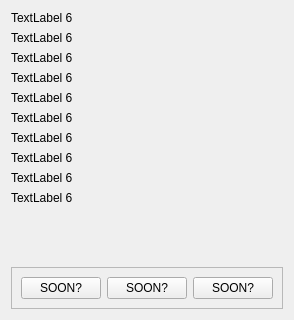
      <widget class="QWidget" name="page_2_quest2">
       <layout class="QVBoxLayout" name="verticalLayout_6">
        <item>
         <widget class="QLabel" name="label1_3">
          <property name="sizePolicy">
           <sizepolicy hsizetype="Preferred" vsizetype="Preferred">
            <horstretch>0</horstretch>
            <verstretch>0</verstretch>
           </sizepolicy>
          </property>
          <property name="autoFillBackground">
           <bool>false</bool>
          </property>
          <property name="frameShape">
           <enum>QFrame::NoFrame</enum>
          </property>
          <property name="midLineWidth">
           <number>-2</number>
          </property>
          <property name="text">
           <string>TextLabel 6</string>
          </property>
          <property name="alignment">
           <set>Qt::AlignLeading|Qt::AlignLeft|Qt::AlignTop</set>
          </property>
         </widget>
        </item>
        <item>
         <widget class="QLabel" name="label2_6">
          <property name="sizePolicy">
           <sizepolicy hsizetype="Preferred" vsizetype="Preferred">
            <horstretch>0</horstretch>
            <verstretch>0</verstretch>
           </sizepolicy>
          </property>
          <property name="autoFillBackground">
           <bool>false</bool>
          </property>
          <property name="frameShape">
           <enum>QFrame::NoFrame</enum>
          </property>
          <property name="midLineWidth">
           <number>-2</number>
          </property>
          <property name="text">
           <string>TextLabel 6</string>
          </property>
          <property name="alignment">
           <set>Qt::AlignLeading|Qt::AlignLeft|Qt::AlignTop</set>
          </property>
         </widget>
        </item>
        <item>
         <widget class="QLabel" name="label3_6">
          <property name="sizePolicy">
           <sizepolicy hsizetype="Preferred" vsizetype="Preferred">
            <horstretch>0</horstretch>
            <verstretch>0</verstretch>
           </sizepolicy>
          </property>
          <property name="autoFillBackground">
           <bool>false</bool>
          </property>
          <property name="frameShape">
           <enum>QFrame::NoFrame</enum>
          </property>
          <property name="midLineWidth">
           <number>-2</number>
          </property>
          <property name="text">
           <string>TextLabel 6</string>
          </property>
          <property name="alignment">
           <set>Qt::AlignLeading|Qt::AlignLeft|Qt::AlignTop</set>
          </property>
         </widget>
        </item>
        <item>
         <widget class="QLabel" name="label4_6">
          <property name="sizePolicy">
           <sizepolicy hsizetype="Preferred" vsizetype="Preferred">
            <horstretch>0</horstretch>
            <verstretch>0</verstretch>
           </sizepolicy>
          </property>
          <property name="autoFillBackground">
           <bool>false</bool>
          </property>
          <property name="frameShape">
           <enum>QFrame::NoFrame</enum>
          </property>
          <property name="midLineWidth">
           <number>-2</number>
          </property>
          <property name="text">
           <string>TextLabel 6</string>
          </property>
          <property name="alignment">
           <set>Qt::AlignLeading|Qt::AlignLeft|Qt::AlignTop</set>
          </property>
         </widget>
        </item>
        <item>
         <widget class="QLabel" name="label5_6">
          <property name="sizePolicy">
           <sizepolicy hsizetype="Preferred" vsizetype="Preferred">
            <horstretch>0</horstretch>
            <verstretch>0</verstretch>
           </sizepolicy>
          </property>
          <property name="autoFillBackground">
           <bool>false</bool>
          </property>
          <property name="frameShape">
           <enum>QFrame::NoFrame</enum>
          </property>
          <property name="midLineWidth">
           <number>-2</number>
          </property>
          <property name="text">
           <string>TextLabel 6</string>
          </property>
          <property name="alignment">
           <set>Qt::AlignLeading|Qt::AlignLeft|Qt::AlignTop</set>
          </property>
         </widget>
        </item>
        <item>
         <widget class="QLabel" name="label6_6">
          <property name="sizePolicy">
           <sizepolicy hsizetype="Preferred" vsizetype="Preferred">
            <horstretch>0</horstretch>
            <verstretch>0</verstretch>
           </sizepolicy>
          </property>
          <property name="autoFillBackground">
           <bool>false</bool>
          </property>
          <property name="frameShape">
           <enum>QFrame::NoFrame</enum>
          </property>
          <property name="midLineWidth">
           <number>-2</number>
          </property>
          <property name="text">
           <string>TextLabel 6</string>
          </property>
          <property name="alignment">
           <set>Qt::AlignLeading|Qt::AlignLeft|Qt::AlignTop</set>
          </property>
         </widget>
        </item>
        <item>
         <widget class="QLabel" name="label7_6">
          <property name="sizePolicy">
           <sizepolicy hsizetype="Preferred" vsizetype="Preferred">
            <horstretch>0</horstretch>
            <verstretch>0</verstretch>
           </sizepolicy>
          </property>
          <property name="autoFillBackground">
           <bool>false</bool>
          </property>
          <property name="frameShape">
           <enum>QFrame::NoFrame</enum>
          </property>
          <property name="midLineWidth">
           <number>-2</number>
          </property>
          <property name="text">
           <string>TextLabel 6</string>
          </property>
          <property name="alignment">
           <set>Qt::AlignLeading|Qt::AlignLeft|Qt::AlignTop</set>
          </property>
         </widget>
        </item>
        <item>
         <widget class="QLabel" name="label8_6">
          <property name="sizePolicy">
           <sizepolicy hsizetype="Preferred" vsizetype="Preferred">
            <horstretch>0</horstretch>
            <verstretch>0</verstretch>
           </sizepolicy>
          </property>
          <property name="autoFillBackground">
           <bool>false</bool>
          </property>
          <property name="frameShape">
           <enum>QFrame::NoFrame</enum>
          </property>
          <property name="midLineWidth">
           <number>-2</number>
          </property>
          <property name="text">
           <string>TextLabel 6</string>
          </property>
          <property name="alignment">
           <set>Qt::AlignLeading|Qt::AlignLeft|Qt::AlignTop</set>
          </property>
         </widget>
        </item>
        <item>
         <widget class="QLabel" name="label9_6">
          <property name="sizePolicy">
           <sizepolicy hsizetype="Preferred" vsizetype="Preferred">
            <horstretch>0</horstretch>
            <verstretch>0</verstretch>
           </sizepolicy>
          </property>
          <property name="autoFillBackground">
           <bool>false</bool>
          </property>
          <property name="frameShape">
           <enum>QFrame::NoFrame</enum>
          </property>
          <property name="midLineWidth">
           <number>-2</number>
          </property>
          <property name="text">
           <string>TextLabel 6</string>
          </property>
          <property name="alignment">
           <set>Qt::AlignLeading|Qt::AlignLeft|Qt::AlignTop</set>
          </property>
         </widget>
        </item>
        <item>
         <widget class="QLabel" name="label10_6">
          <property name="sizePolicy">
           <sizepolicy hsizetype="Preferred" vsizetype="Preferred">
            <horstretch>0</horstretch>
            <verstretch>0</verstretch>
           </sizepolicy>
          </property>
          <property name="autoFillBackground">
           <bool>false</bool>
          </property>
          <property name="frameShape">
           <enum>QFrame::NoFrame</enum>
          </property>
          <property name="midLineWidth">
           <number>-2</number>
          </property>
          <property name="text">
           <string>TextLabel 6</string>
          </property>
          <property name="alignment">
           <set>Qt::AlignLeading|Qt::AlignLeft|Qt::AlignTop</set>
          </property>
         </widget>
        </item>
        <item>
         <widget class="QFrame" name="ButtonUpperSpace_6">
          <property name="minimumSize">
           <size>
            <width>0</width>
            <height>50</height>
           </size>
          </property>
          <property name="maximumSize">
           <size>
            <width>16777215</width>
            <height>50</height>
           </size>
          </property>
          <property name="frameShadow">
           <enum>QFrame::Raised</enum>
          </property>
         </widget>
        </item>
        <item>
         <widget class="QFrame" name="frame_4">
          <property name="frameShape">
           <enum>QFrame::StyledPanel</enum>
          </property>
          <property name="frameShadow">
           <enum>QFrame::Raised</enum>
          </property>
          <layout class="QHBoxLayout" name="horizontalLayout_7">
           <item>
            <widget class="QPushButton" name="btn1_6">
             <property name="text">
              <string>SOON?</string>
             </property>
            </widget>
           </item>
           <item>
            <widget class="QPushButton" name="btn2_6">
             <property name="text">
              <string>SOON?</string>
             </property>
            </widget>
           </item>
           <item>
            <widget class="QPushButton" name="btn3_6">
             <property name="text">
              <string>SOON?</string>
             </property>
            </widget>
           </item>
          </layout>
         </widget>
        </item>
       </layout>
      </widget>
